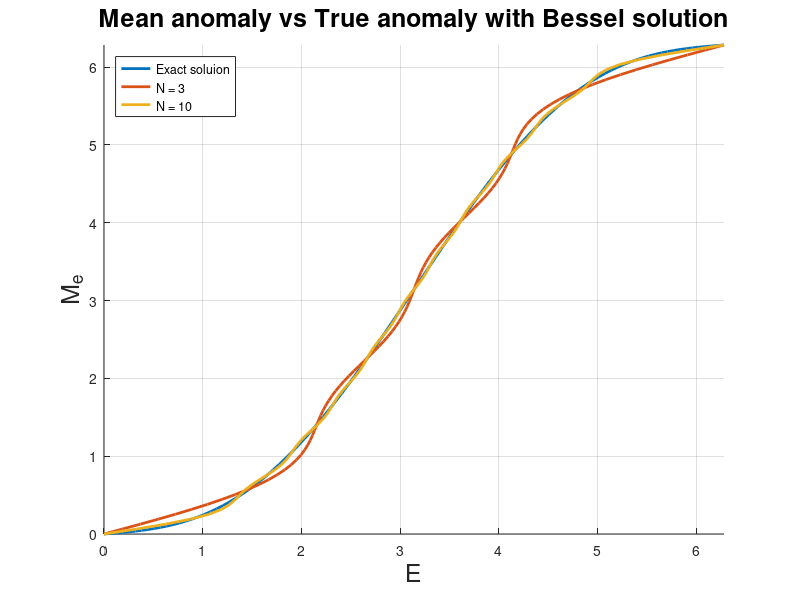
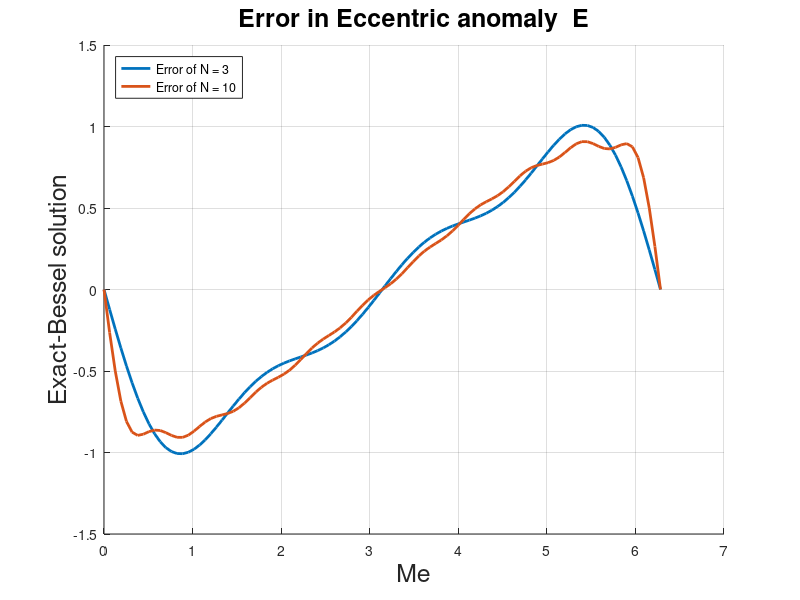
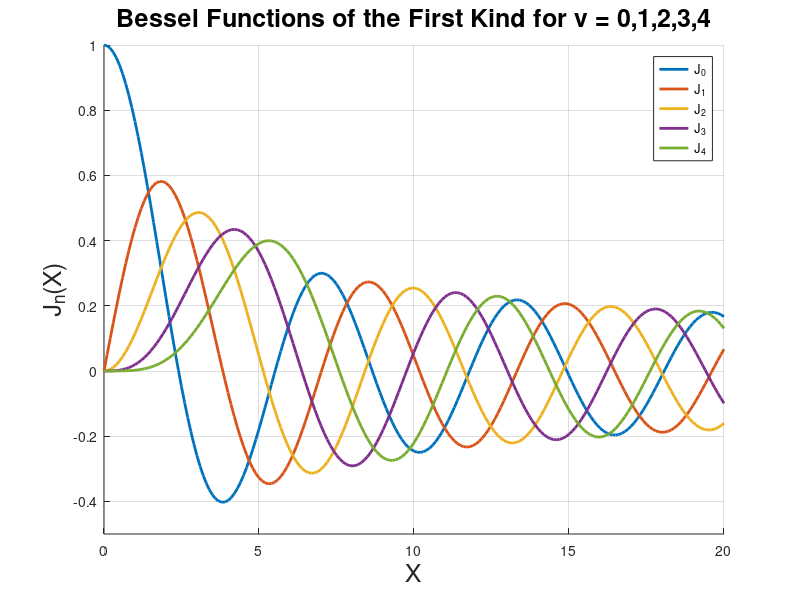

Write MATLAB code to recreate these figures, in order.
%% Coded by
% Mohamed Mohamed El-Sayed Atyya
% mohamed.atyya94@eng-st.cu.edu.eg



% Mean anomaly of elliptical orbits by Bessel function
close all; clear all; clc;
%% inputs
Me=linspace(0,2*pi,100);   % Mean anomaly
e=0.9;  % eccentricity
N=[3,10];  % number of sumution 
X = 0:0.1:20; % dummy variable to plot Bessel function
%% calculations
% exact solution
Me2=Me-e*sin(Me);
% Bessel solution
E1=Me;
E=zeros(length(N),length(Me));
for m=1:length(N)
    for n=1:N(m)
        E(m,1:length(Me))=E(m,1:length(Me))+2/n*besselj(n,n*e)*sin(n*Me);
    end
    E(m,1:length(Me))=E(m,1:length(Me))+E1;
end
% Bessel function
for i = 0:4
    J(i+1,:) = besselj(i,X);
end
%% plotting
figure(1);
set(gcf,'color','w');
hold all;
% exact solution
plot(Me,Me2,'linewidth',2);
legendInfo1{1} = ['Exact soluion']; 
% Bessel solution
for b=1:length(N)
    plot(E(b,1:length(Me)),Me,'linewidth',2);
    legendInfo1{b+1} = ['N = ' num2str(N(b))];
end
xlabel('E','fontsize',18);
ylabel('M_e','fontsize',18);
title('Mean anomaly vs True anomaly with Bessel solution','fontsize',18);
legend(legendInfo1,'location','northwest');
grid on;
xlim([0,2*pi]);
ylim([0,2*pi]);
%---------------------------------------------------------------------------------------------------------------------------------------------------------
% error
figure(2);
set(gcf,'color','w');
hold all;
for b1=1:length(N)
    plot(Me,(Me-E(b1,1:length(Me))),'linewidth',2);
    legendInfo1{b1} = ['Error of N = ' num2str(N(b1))];
end
xlabel('Me','fontsize',18);
ylabel('Exact-Bessel solution','fontsize',18);
title('Error in Eccentric anomaly  E','fontsize',18);
legend(legendInfo1,'location','northwest');
grid on;
%---------------------------------------------------------------------------------------------------------------------------------------------------------
% Bessel function
figure(3);
set(gcf,'color','w');
hold all;
plot(X,J,'LineWidth',2);
axis([0 20 -.5 1]);
grid on;
legend('J_0','J_1','J_2','J_3','J_4','Location','Best');
title('Bessel Functions of the First Kind for v = 0,1,2,3,4','fontsize',18);
xlabel('X','fontsize',18);
ylabel('J_n(X)','fontsize',18);